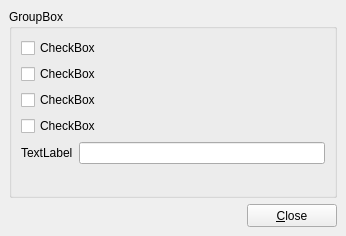
<ui version="4.0" >
 <class>Form</class>
 <widget class="QWidget" name="Form" >
  <property name="geometry" >
   <rect>
    <x>0</x>
    <y>0</y>
    <width>346</width>
    <height>236</height>
   </rect>
  </property>
  <property name="windowTitle" >
   <string>Form</string>
  </property>
  <layout class="QGridLayout" >
   <property name="margin" >
    <number>9</number>
   </property>
   <property name="spacing" >
    <number>6</number>
   </property>
   <item row="0" column="0" >
    <widget class="QGroupBox" name="groupBox" >
     <property name="title" >
      <string>GroupBox</string>
     </property>
     <layout class="QGridLayout" >
      <property name="margin" >
       <number>9</number>
      </property>
      <property name="spacing" >
       <number>6</number>
      </property>
      <item row="0" column="0" >
       <layout class="QGridLayout" >
        <property name="margin" >
         <number>0</number>
        </property>
        <property name="spacing" >
         <number>6</number>
        </property>
        <item row="0" column="0" >
         <widget class="QCheckBox" name="checkBox" >
          <property name="text" >
           <string>CheckBox</string>
          </property>
         </widget>
        </item>
        <item row="1" column="0" >
         <widget class="QCheckBox" name="checkBox_3" >
          <property name="text" >
           <string>CheckBox</string>
          </property>
         </widget>
        </item>
        <item row="3" column="0" >
         <widget class="QCheckBox" name="checkBox_2" >
          <property name="text" >
           <string>CheckBox</string>
          </property>
         </widget>
        </item>
        <item row="2" column="0" >
         <widget class="QCheckBox" name="checkBox_4" >
          <property name="text" >
           <string>CheckBox</string>
          </property>
         </widget>
        </item>
       </layout>
      </item>
      <item row="1" column="0" >
       <layout class="QGridLayout" >
        <property name="margin" >
         <number>0</number>
        </property>
        <property name="spacing" >
         <number>6</number>
        </property>
        <item row="0" column="1" >
         <widget class="QLineEdit" name="lineEdit" />
        </item>
        <item row="0" column="0" >
         <widget class="QLabel" name="label" >
          <property name="text" >
           <string>TextLabel</string>
          </property>
         </widget>
        </item>
       </layout>
      </item>
      <item row="2" column="0" >
       <spacer>
        <property name="orientation" >
         <enum>Qt::Vertical</enum>
        </property>
        <property name="sizeHint" >
         <size>
          <width>20</width>
          <height>40</height>
         </size>
        </property>
       </spacer>
      </item>
     </layout>
    </widget>
   </item>
   <item row="1" column="0" >
    <layout class="QGridLayout" >
     <property name="margin" >
      <number>0</number>
     </property>
     <property name="spacing" >
      <number>6</number>
     </property>
     <item row="0" column="1" >
      <widget class="QPushButton" name="pushButton_1" >
       <property name="windowModality" >
        <enum>Qt::NonModal</enum>
       </property>
       <property name="minimumSize" >
        <size>
         <width>90</width>
         <height>23</height>
        </size>
       </property>
       <property name="maximumSize" >
        <size>
         <width>90</width>
         <height>23</height>
        </size>
       </property>
       <property name="text" >
        <string>&amp;Close</string>
       </property>
       <property name="autoDefault" >
        <bool>false</bool>
       </property>
       <property name="default" >
        <bool>false</bool>
       </property>
       <property name="flat" >
        <bool>false</bool>
       </property>
      </widget>
     </item>
     <item row="0" column="0" >
      <spacer>
       <property name="orientation" >
        <enum>Qt::Horizontal</enum>
       </property>
       <property name="sizeHint" >
        <size>
         <width>40</width>
         <height>20</height>
        </size>
       </property>
      </spacer>
     </item>
    </layout>
   </item>
  </layout>
 </widget>
 <resources/>
 <connections/>
</ui>
